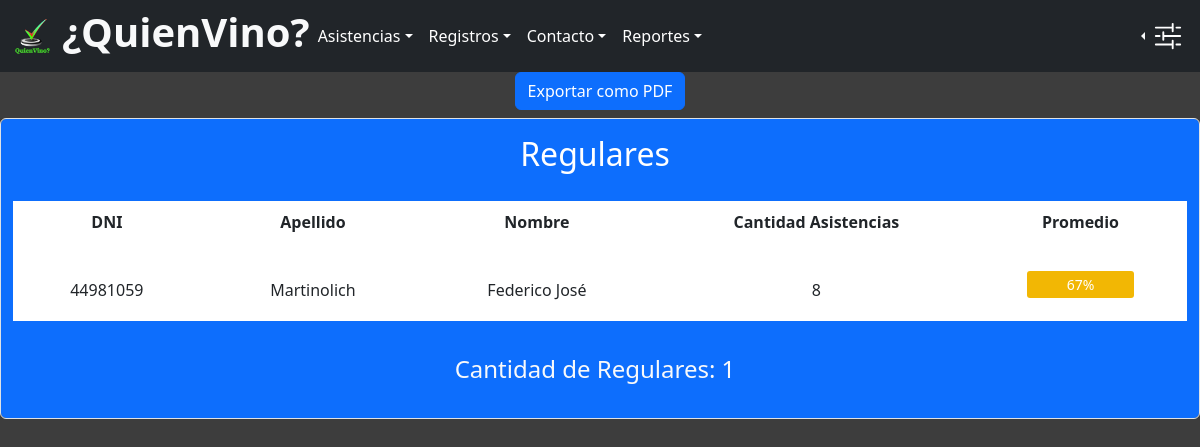
The page /Reportes/regulares.php on the database its author committed.
### tables this page shows
CREATE TABLE IF NOT EXISTS `alumno` (
  `dni` bigint NOT NULL,
  `nombre` varchar(50) NOT NULL,
  `apellido` varchar(50) NOT NULL,
  `fecha_nacimiento` date NOT NULL,
  PRIMARY KEY (`dni`) USING BTREE
);

### BD/conn.php (called while the page is built, shortened)
<?php
class Conexion
{
  private $host = "localhost";
  private $contrasena = "";
  private $bd = "sistemaasistencia";
  private $usuario = "root";
  private $conn;
  public  function __construct()
  {
    $this->conn = new mysqli($this->host, $this->usuario, $this->contrasena, $this->bd);
  }
  public function ejecutar($consulta)
  {
    return $this->conn->query($consulta);
  }
}
?>

### Clases/Alumno.php (called while the page is built, shortened)
<?php
class Alumno extends Persona
{
  public static function contarAsistencias()
  {
    $contarQuery = ("SELECT al.dni, al.nombre, al.apellido, COUNT(*) AS Asistencias FROM (asistencia AS a INNER JOIN alumno AS al ON al.dni=a.dni) GROUP BY  al.dni, al.nombre, al.apellido ORDER BY al.apellido ASC");
    return $contarQuery;
  }
  public static function traerParametroAsistencias()
  {
    $diasQuery = ("SELECT dias_clases from parametros");
    return $diasQuery;
  }
}
?>

### Clases/Parametro.php (called while the page is built, shortened)
<?php
Class Parametro{
  public static function traerParametros(){
    $queryParametros = ("SELECT * FROM parametros");
    return $queryParametros;
  }
}
?>

### Reportes/regulares.php (the view, shortened to what this page needs)
<?php
require("../BD/conn.php");
require("../Clases/Alumno.php");
require("../Clases/Parametro.php");
?>
<!DOCTYPE html>
<html lang="en">
<head>
  <link rel="stylesheet" href="../Resources/css/bootstrap.min.css" />
  <link rel="stylesheet" href="../styletabla.css">
  <link rel="stylesheet" href="../Resources/css/sweetalert2.min.css" />
</head>
<body>
  <nav class="navbar navbar-expand-sm bg-dark navbar-dark">
    <div class="container-fluid">
      <a href=".././index.php">
        <div class="redondo">
          <img src="../Multimedia/logo2.png" class="logo">
        </div>
      </a>
      <div class="d-flex justify-content-end">
        <h1 class="text-light"><b>¿QuienVino?</b></h1>
      </div>
      <div class="collapse navbar-collapse" id="collapsibleNavbar">
        <ul class="navbar-nav">
          <li class="nav-item dropdown">
            <a class="nav-link dropdown-toggle" href="#" role="button" data-bs-toggle="dropdown">Asistencias</a>
          </li>
          <li class="nav-item dropdown">
            <a class="nav-link dropdown-toggle" href="#" role="button" data-bs-toggle="dropdown">Registros</a>
          </li>
          <li class="nav-item dropdown">
            <a class="nav-link dropdown-toggle" href="#" role="button" data-bs-toggle="dropdown">Contacto</a>
          </li>
          <li class="nav-item dropdown">
            <a class="nav-link dropdown-toggle" href="#" role="button" data-bs-toggle="dropdown">Reportes</a>
          </li>
        </ul>
      </div>
      <div class="nav-item dropstart">
        <a class="nav-link dropdown-toggle text-light" href="#" role="button" data-bs-toggle="dropdown"
          aria-expanded="false">
          <img src="../Multimedia/sliders2.svg" alt="" class="img-fluid config" style="margin-right: 5px;">
        </a>
      </div>
    </div>
  </nav>
   <div class="container text-center mb-2">
    <button class="btn btn-primary" id="pdfout">Exportar como PDF</button>
  </div>
  <div class="bg-primary text-light rounded border text-center form-control" id="maintable">
    <div class="d-flex justify-content-center">
      <table class="text-center" style="background-color: white; width: 100%;">
        <thead>
          <tr>
            <th colspan="5" class="bg-primary text-white">
              <h2>Regulares</h2>
            </th>
          </tr>
          <tr>
            <th scope="col">DNI</th>
            <th scope="col">Apellido</th>
            <th scope="col">Nombre</th>
            <th scope="col">Cantidad Asistencias</th>
            <th scope="col">Promedio</th>
          </tr>
        </thead>
        <tbody id="tableInfo">
          <?php
          $conectarDB = new Conexion();
          $consulta = Alumno::contarAsistencias();
          $traerDatos = $conectarDB->ejecutar($consulta);
          $resultado = $traerDatos->fetch_all();
          if ($resultado <> NULL) {
            $regular = 0;
            foreach ($resultado as $eachResult => $value) {
              $asistencia = $value[3];
              $traerDias = Alumno::traerParametroAsistencias();
              $ejecutar = $conectarDB->ejecutar($traerDias);
              $dias_de_clase = $ejecutar->fetch_all();
              $traerParametros = Parametro::traerParametros();
              $ejecutar = $conectarDB->ejecutar($traerParametros);
              $listadoParametros = $ejecutar->fetch_all();
              if ($listadoParametros <> NULL) {
                $dia = intval($dias_de_clase[0][0]);
                $promedioAlumno = round($asistencia * 100 / $dia);
                if (($promedioAlumno < $listadoParametros[0][2]) && $promedioAlumno >= $listadoParametros[0][3]) {
                  $regular = $regular += 1;
                  ?>
                  <tr>
                    <td>
                      <div class="mt-3">
                        <?php echo ($value[0]); ?>
                      </div>
                    </td>
                    <td>
                      <div class="mt-3">
                        <?php echo ($value[2]); ?>
                      </div>
                    </td>
                    <td>
                      <div class="mt-3">
                        <?php echo ($value[1]); ?>
                      </div>
                    </td>
                    <td>
                      <div class="mt-3">
                        <?php echo ($value[3]); ?>
                      </div>
                    </td>
                    <td>
                      <?php
                      if (($promedioAlumno < $listadoParametros[0][2]) && $promedioAlumno >= $listadoParametros[0][3]) {
                        echo "<div class='divR mt-1'>$promedioAlumno% </div>";
                      }
                }
                ?>
                  </td>
                </tr>
                <?php
              }
            }
            ?>
            <tr>
              <th colspan="5" class="bg-primary text-light">
                <h4 class="mt-4">Cantidad de Regulares:
                  <?php echo ($regular); ?>
                </h4>
              </th>
            </tr>
            <?php
          }
          ?>
  </tbody>
  </table>
  </div>
  </div>
</body>
</html>

### styletabla.css (style rules this page uses)
th, td { padding-top: 10px; padding-bottom: 20px; padding-left: 30px; padding-right: 40px; }
body { background-color: rgb(61, 61, 61); }
.redondo { width: 45px; height: 45px; margin-right: 5px; }
.logo { height: 35px; width: 35px; margin-top: 5px; margin-left: 3px; }
a:link, a:visited, a:active { text-decoration: none; color: white; }
.config { width: 30px; height: 30px; }
.config { filter: invert(100%) url(#color-filter); }
.divR { width: 80%; padding-top: 4px; padding-bottom: 4px; border-radius: 3px; color: white; font-size: 14px; background-color: #f2b704; display: flex; justify-content: center; align-items: center; margin: 0 auto;; }

### rows shown on the page
alumno: dni "44981059", apellido "Martinolich", nombre "Federico José", value "8", promedioAlumno "67"

### other values the page prints
$regular "1"
